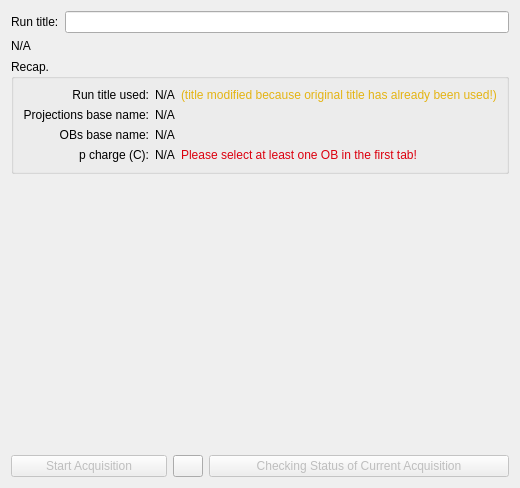
      <widget class="QWidget" name="tab_2">
       <attribute name="title">
        <string>Initialize first projections</string>
       </attribute>
       <layout class="QVBoxLayout" name="verticalLayout_3">
        <item>
         <layout class="QHBoxLayout" name="horizontalLayout_2">
          <item>
           <widget class="QLabel" name="label">
            <property name="text">
             <string>Run title:</string>
            </property>
           </widget>
          </item>
          <item>
           <widget class="QLineEdit" name="run_title_lineEdit"/>
          </item>
         </layout>
        </item>
        <item>
         <widget class="QLabel" name="setup_0_180_label">
          <property name="text">
           <string>N/A</string>
          </property>
         </widget>
        </item>
        <item>
         <widget class="QGroupBox" name="run_title_groupBox">
          <property name="title">
           <string>Recap.</string>
          </property>
          <layout class="QGridLayout" name="gridLayout">
           <item row="1" column="1">
            <widget class="QLabel" name="projections_output_location_label">
             <property name="text">
              <string>N/A</string>
             </property>
            </widget>
           </item>
           <item row="3" column="1">
            <widget class="QLabel" name="projections_p_charge_label">
             <property name="text">
              <string>N/A</string>
             </property>
            </widget>
           </item>
           <item row="0" column="2">
            <widget class="QLabel" name="projections_title_message">
             <property name="minimumSize">
              <size>
               <width>200</width>
               <height>0</height>
              </size>
             </property>
             <property name="palette">
              <palette>
               <active>
                <colorrole role="WindowText">
                 <brush brushstyle="SolidPattern">
                  <color alpha="255">
                   <red>228</red>
                   <green>180</green>
                   <blue>19</blue>
                  </color>
                 </brush>
                </colorrole>
               </active>
               <inactive>
                <colorrole role="WindowText">
                 <brush brushstyle="SolidPattern">
                  <color alpha="255">
                   <red>228</red>
                   <green>180</green>
                   <blue>19</blue>
                  </color>
                 </brush>
                </colorrole>
               </inactive>
               <disabled>
                <colorrole role="WindowText">
                 <brush brushstyle="SolidPattern">
                  <color alpha="255">
                   <red>127</red>
                   <green>127</green>
                   <blue>127</blue>
                  </color>
                 </brush>
                </colorrole>
               </disabled>
              </palette>
             </property>
             <property name="text">
              <string>(title modified because original title has already been used!)</string>
             </property>
            </widget>
           </item>
           <item row="0" column="0">
            <widget class="QLabel" name="label_2">
             <property name="text">
              <string>Run title used:</string>
             </property>
             <property name="alignment">
              <set>Qt::AlignRight|Qt::AlignTrailing|Qt::AlignVCenter</set>
             </property>
            </widget>
           </item>
           <item row="0" column="1">
            <widget class="QLabel" name="run_title_formatted_label">
             <property name="sizePolicy">
              <sizepolicy hsizetype="Expanding" vsizetype="Preferred">
               <horstretch>0</horstretch>
               <verstretch>0</verstretch>
              </sizepolicy>
             </property>
             <property name="text">
              <string>N/A</string>
             </property>
            </widget>
           </item>
           <item row="1" column="0">
            <widget class="QLabel" name="label_3">
             <property name="text">
              <string>Projections base name:</string>
             </property>
             <property name="alignment">
              <set>Qt::AlignRight|Qt::AlignTrailing|Qt::AlignVCenter</set>
             </property>
            </widget>
           </item>
           <item row="2" column="1">
            <widget class="QLabel" name="obs_output_location_label">
             <property name="text">
              <string>N/A</string>
             </property>
            </widget>
           </item>
           <item row="3" column="0">
            <widget class="QLabel" name="label_5">
             <property name="text">
              <string>p charge (C):</string>
             </property>
             <property name="alignment">
              <set>Qt::AlignRight|Qt::AlignTrailing|Qt::AlignVCenter</set>
             </property>
            </widget>
           </item>
           <item row="2" column="0">
            <widget class="QLabel" name="label_4">
             <property name="text">
              <string>OBs base name:</string>
             </property>
             <property name="alignment">
              <set>Qt::AlignRight|Qt::AlignTrailing|Qt::AlignVCenter</set>
             </property>
            </widget>
           </item>
           <item row="3" column="2">
            <widget class="QLabel" name="ob_pcharge_error_label">
             <property name="palette">
              <palette>
               <active>
                <colorrole role="WindowText">
                 <brush brushstyle="SolidPattern">
                  <color alpha="255">
                   <red>220</red>
                   <green>0</green>
                   <blue>14</blue>
                  </color>
                 </brush>
                </colorrole>
               </active>
               <inactive>
                <colorrole role="WindowText">
                 <brush brushstyle="SolidPattern">
                  <color alpha="255">
                   <red>220</red>
                   <green>0</green>
                   <blue>14</blue>
                  </color>
                 </brush>
                </colorrole>
               </inactive>
               <disabled>
                <colorrole role="WindowText">
                 <brush brushstyle="SolidPattern">
                  <color alpha="255">
                   <red>127</red>
                   <green>127</green>
                   <blue>127</blue>
                  </color>
                 </brush>
                </colorrole>
               </disabled>
              </palette>
             </property>
             <property name="text">
              <string>Please select at least one OB in the first tab!</string>
             </property>
            </widget>
           </item>
          </layout>
         </widget>
        </item>
        <item>
         <spacer name="verticalSpacer">
          <property name="orientation">
           <enum>Qt::Vertical</enum>
          </property>
          <property name="sizeHint" stdset="0">
           <size>
            <width>20</width>
            <height>275</height>
           </size>
          </property>
         </spacer>
        </item>
        <item>
         <layout class="QHBoxLayout" name="horizontalLayout">
          <item>
           <widget class="QPushButton" name="start_acquisition_pushButton">
            <property name="enabled">
             <bool>false</bool>
            </property>
            <property name="text">
             <string>Start Acquisition</string>
            </property>
           </widget>
          </item>
          <item>
           <widget class="QPushButton" name="help_pushButton">
            <property name="minimumSize">
             <size>
              <width>30</width>
              <height>0</height>
             </size>
            </property>
            <property name="maximumSize">
             <size>
              <width>30</width>
              <height>30</height>
             </size>
            </property>
            <property name="text">
             <string/>
            </property>
           </widget>
          </item>
          <item>
           <widget class="QPushButton" name="checking_status_acquisition_pushButton">
            <property name="enabled">
             <bool>false</bool>
            </property>
            <property name="minimumSize">
             <size>
              <width>300</width>
              <height>0</height>
             </size>
            </property>
            <property name="maximumSize">
             <size>
              <width>300</width>
              <height>16777215</height>
             </size>
            </property>
            <property name="text">
             <string>Checking Status of Current Acquisition</string>
            </property>
           </widget>
          </item>
         </layout>
        </item>
       </layout>
      </widget>
